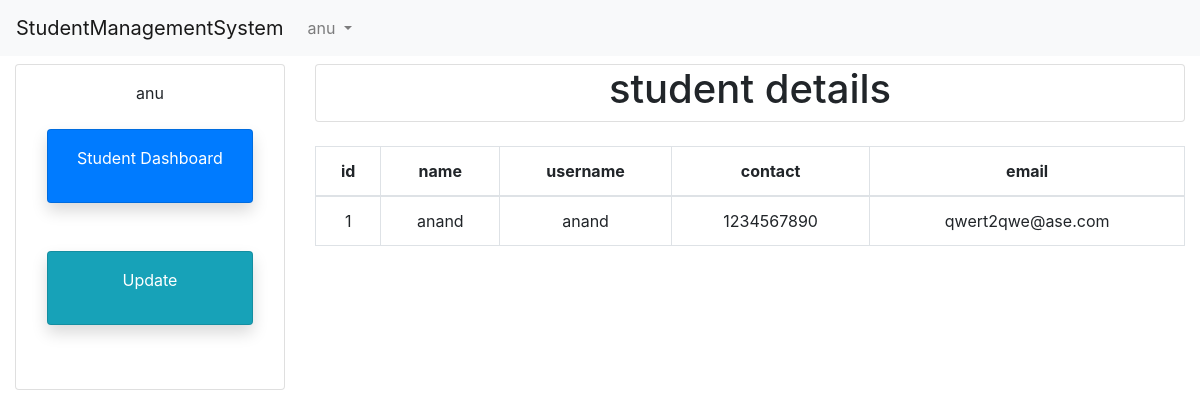
Screenshot of /home/studentDetails/ (signed in) with the database file from the repository.
### home/models.py (models this page shows, shortened)
class Login(models.Model):
    username=models.CharField(max_length=150)
    password=models.CharField(max_length=200)

class Student(models.Model):
    name=models.CharField(max_length=50)
    contact=models.IntegerField()
    email=models.CharField(max_length=200)
    username=models.CharField(max_length=100)
    password=models.CharField(max_length=100)
    status=models.CharField(max_length=100)
    rule=models.CharField(max_length=100)
    date=models.DateTimeField(auto_now_add=True)
    login=models.ForeignKey(Login,on_delete=models.CASCADE)

### home/views.py (the view)
# urls.py: path('studentDetails/', studentDetails,name="studentDetails"),
def studentDetails(request):
    try:
        id= request.session['log_id']
        user=Login.objects.get(id=id)
        student_dtl=Student.objects.filter(id=1)
        data={
                'user':user,
                'student_dtl':student_dtl,
        }
        return render(request,"student/studentsite.html",data)
    except:
        return redirect("/home/login/")

### templates/student/studentsite.html (shortened to what this page needs)
<!DOCTYPE html>
<html lang="en">
<head>
    <link rel="stylesheet" href="https://cdn.jsdelivr.net/npm/bootstrap@4.6.0/dist/css/bootstrap.min.css">
</head>
<body>
    {% include 'topnav.html'%}
    <div class="container-fluid mt-2 text-center">
        <div class="row">
            <div class="col-md-3">
                <div class="card p-3">
                    {% include 'sidenavstd.html'%}
                </div>
            </div>
            <div class="col-md-9">
                <div class="card">
                    <h1>student details</h1>
                </div>
                <table class="table table-bordered mt-4">
                    <thead>
                        <tr>
                            <th scope="col">id</th>
                            <th scope="col">name</th>
                            <th scope="col">username</th>
                            <th scope="col">contact</th>
                            <th scope="col">email</th>
                        </tr>
                    </thead>
                    <tbody>
                        {% for p in student_dtl %}
                        <tr>
                            <td>{{p.id}}</td>
                            <td>{{p.name}}</td>
                            <td>{{p.username}}</td>
                            <td>{{p.contact}}</td>
                            <td>{{p.email}}</td>
                        </tr>
                        {%endfor%}
                    </tbody>
                </table>
            </div>
        </div>
    </div>
</body>
</html>

### templates/topnav.html (shortened to what this page needs)
{% block content %}
<nav class="navbar navbar-expand-lg navbar-light bg-light">
    <a class="navbar-brand" href="/buyer/productlist">StudentManagementSystem</a>
    <div class="collapse navbar-collapse" id="navbarSupportedContent">
      <ul class="navbar-nav mr-auto">
        <li class="nav-item dropdown">
          <a class="nav-link dropdown-toggle" href="#" id="navbarDropdown" role="button" data-toggle="dropdown" aria-haspopup="true" aria-expanded="false">
            {{ user.username}}
          </a>
        </li>
      </ul>
    </div>
  </nav>
  {% endblock %}

### templates/sidenavstd.html
    {% block content %}
    <div class="col ">
            <p>{{ user.username }}</p>
    </div>
    <div class="col">
        <a href="/home/studentDetails">
            <div class="card mt-2 text-white bg-primary mb-3 shadow p-3 mb-5">
                <p>Student Dashboard</p>
            </div>
         </a>
         <a href="/home/updatedetails/">
            <div class="card mt-2 text-white bg-info mb-3 shadow p-3 mb-5">
                <p>Update</p>
            </div>
        </a>
    </div>
    {% endblock %}

### rows the page displays
Login: username "anu"
Student: id "1", name "anand", username "anand", contact "1234567890", email "qwert2qwe@ase.com"
